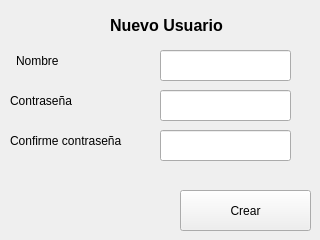
<?xml version="1.0" encoding="UTF-8"?>
<ui version="4.0">
 <class>Form</class>
 <widget class="QWidget" name="Form">
  <property name="geometry">
   <rect>
    <x>0</x>
    <y>0</y>
    <width>320</width>
    <height>240</height>
   </rect>
  </property>
  <property name="windowTitle">
   <string>Form</string>
  </property>
  <widget class="QPushButton" name="bt_crear">
   <property name="geometry">
    <rect>
     <x>180</x>
     <y>190</y>
     <width>131</width>
     <height>41</height>
    </rect>
   </property>
   <property name="text">
    <string>Crear</string>
   </property>
  </widget>
  <widget class="QLabel" name="label">
   <property name="geometry">
    <rect>
     <x>110</x>
     <y>10</y>
     <width>141</width>
     <height>31</height>
    </rect>
   </property>
   <property name="font">
    <font>
     <pointsize>12</pointsize>
     <weight>75</weight>
     <bold>true</bold>
    </font>
   </property>
   <property name="text">
    <string>Nuevo Usuario</string>
   </property>
  </widget>
  <widget class="QLabel" name="label_2">
   <property name="geometry">
    <rect>
     <x>16</x>
     <y>50</y>
     <width>71</width>
     <height>21</height>
    </rect>
   </property>
   <property name="text">
    <string>Nombre</string>
   </property>
  </widget>
  <widget class="QLabel" name="label_3">
   <property name="geometry">
    <rect>
     <x>10</x>
     <y>90</y>
     <width>91</width>
     <height>21</height>
    </rect>
   </property>
   <property name="text">
    <string>Contraseña</string>
   </property>
  </widget>
  <widget class="QLabel" name="label_4">
   <property name="geometry">
    <rect>
     <x>10</x>
     <y>130</y>
     <width>141</width>
     <height>21</height>
    </rect>
   </property>
   <property name="text">
    <string>Confirme contraseña</string>
   </property>
  </widget>
  <widget class="QLineEdit" name="nombre">
   <property name="geometry">
    <rect>
     <x>160</x>
     <y>50</y>
     <width>131</width>
     <height>31</height>
    </rect>
   </property>
  </widget>
  <widget class="QLineEdit" name="contra">
   <property name="geometry">
    <rect>
     <x>160</x>
     <y>90</y>
     <width>131</width>
     <height>31</height>
    </rect>
   </property>
  </widget>
  <widget class="QLineEdit" name="confi">
   <property name="geometry">
    <rect>
     <x>160</x>
     <y>130</y>
     <width>131</width>
     <height>31</height>
    </rect>
   </property>
  </widget>
 </widget>
 <resources/>
 <connections/>
</ui>
